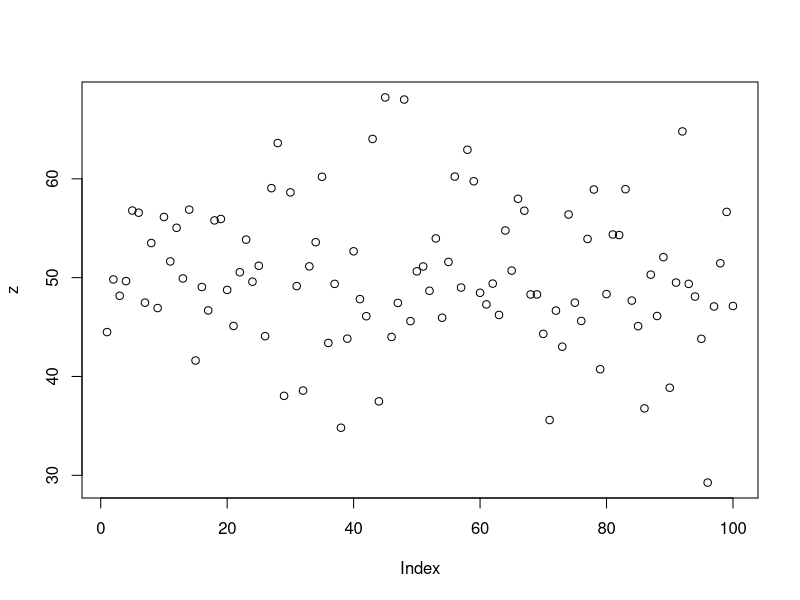
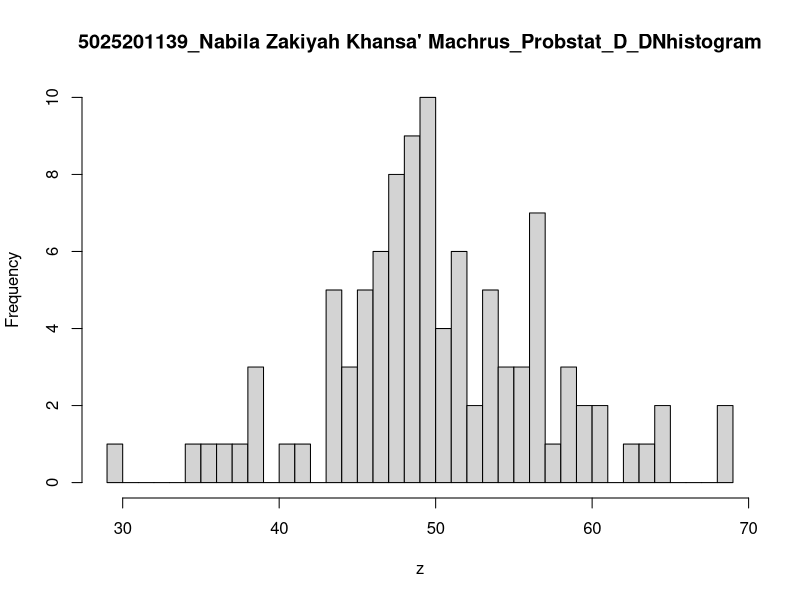

Recreate these plots in R, in order.
mean = 50
sd = 8
n = 100
z = rnorm(n, mean, sd)
plot(z)

hist(z, breaks = 50, main="5025201139_Nabila Zakiyah Khansa' Machrus_Probstat_D_DNhistogram")

sd = 8
varian = sd * sd
varian
